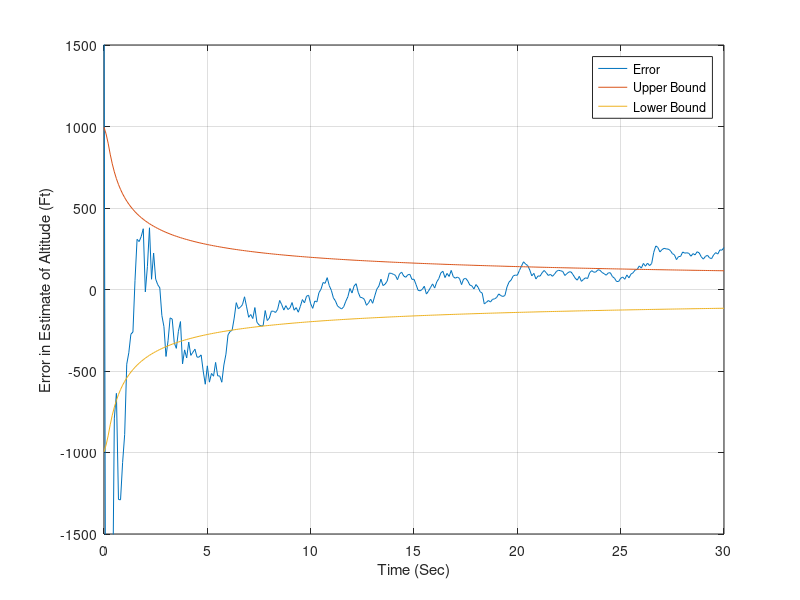
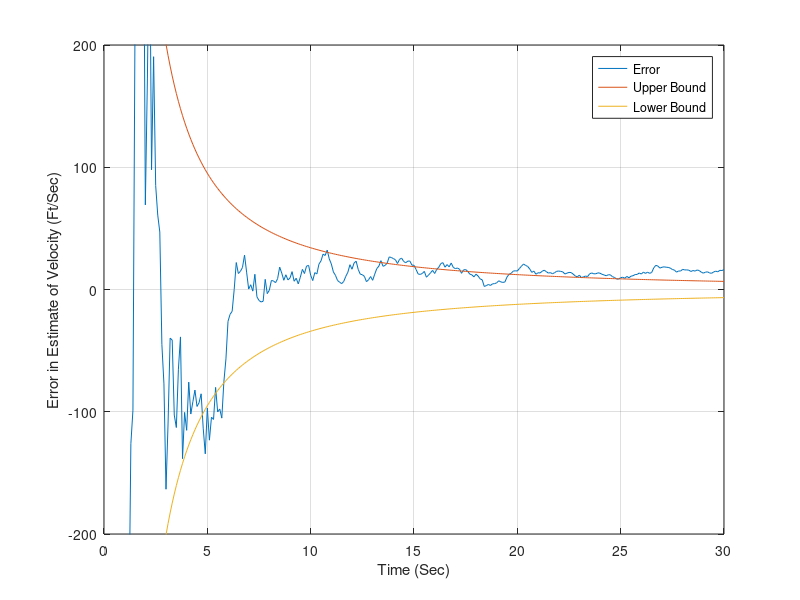

Source code (MATLAB) for these figures, in order:
TS=.1;
PHIS=0.;
A0=400000.;
A1=-6000.;
A2=-16.1;
XH=0.;
XDH=0.;
SIGNOISE=1000.;
ORDER=2;
T=0.;
S=0.;
H=.001;
PHI=[1 TS ;0 1];
P=[99999999 0;0 999999999];
IDNP=eye(ORDER);
Q=zeros(ORDER);
RMAT=SIGNOISE^2;
Q(1,1)=TS*TS*TS*PHIS/3.;
Q(1,2)=.5*TS*TS*PHIS;
Q(2,1)=Q(1,2);
Q(2,2)=PHIS*TS;
HMAT=[1 0];
HT=HMAT';
PHIT=PHI';
count=0;
for T=0:TS:30
    PHIP=PHI*P;
    PHIPPHIT=PHIP*PHIT;
    M=PHIPPHIT+Q;
    HM=HMAT*M;
    HMHT=HM*HT; 
    HMHTR=HMHT+RMAT;
    HMHTRINV=inv(HMHTR);
    MHT=M*HT;
    K=MHT*HMHTRINV;
    KH=K*HMAT;
    IKH=IDNP-KH;
    P=IKH*M;
    XNOISE=SIGNOISE*randn;
    X=A0+A1*T+A2*T*T;
    XD=A1+2*A2*T;
    XS=X+XNOISE;
    RES=XS-XH-TS*XDH+16.1*TS*TS;
    XH=XH+XDH*TS-16.1*TS*TS+K(1,1)*RES;
    XDH=XDH-32.2*TS+K(2,1)*RES;
    SP11=sqrt(P(1,1));
    SP22=sqrt(P(2,2));
    XHERR=X-XH;
    XDHERR=XD-XDH;
    SP11P=-SP11;
    SP22P=-SP22;
    count=count+1;
    ArrayT(count)=T;
    ArrayX(count)=X;
    ArrayXH(count)=XH;
    ArrayXD(count)=XD;
    ArrayXDH(count)=XDH;
    ArrayXHERR(count)=XHERR;
    ArraySP11(count)=SP11;
    ArraySP11P(count)=SP11P;
    ArrayXDHERR(count)=XDHERR;
    ArraySP22(count)=SP22;
    ArraySP22P(count)=SP22P;
end
figure
plot(ArrayT,ArrayXHERR,ArrayT,ArraySP11,ArrayT,ArraySP11P),grid
legend('Error','Upper Bound','Lower Bound')
xlabel('Time (Sec)')
ylabel('Error in Estimate of Altitude (Ft)')
axis([0 30 -1500 1500])
figure
plot(ArrayT,ArrayXDHERR,ArrayT,ArraySP22,ArrayT,ArraySP22P),grid
legend('Error','Upper Bound','Lower Bound')
xlabel('Time (Sec)')
ylabel('Error in Estimate of Velocity (Ft/Sec)')
axis([0 30 -200 200])
clc
output=[ArrayT; ArrayX; ArrayXH; ArrayXD; ArrayXDH]';
save datfil output -ascii
output=[ArrayT; ArrayXHERR; ArraySP11; ArraySP11P; ArrayXDHERR; ArraySP22; ArraySP22P]';
save covfil output -ascii
disp 'simulation finished'
